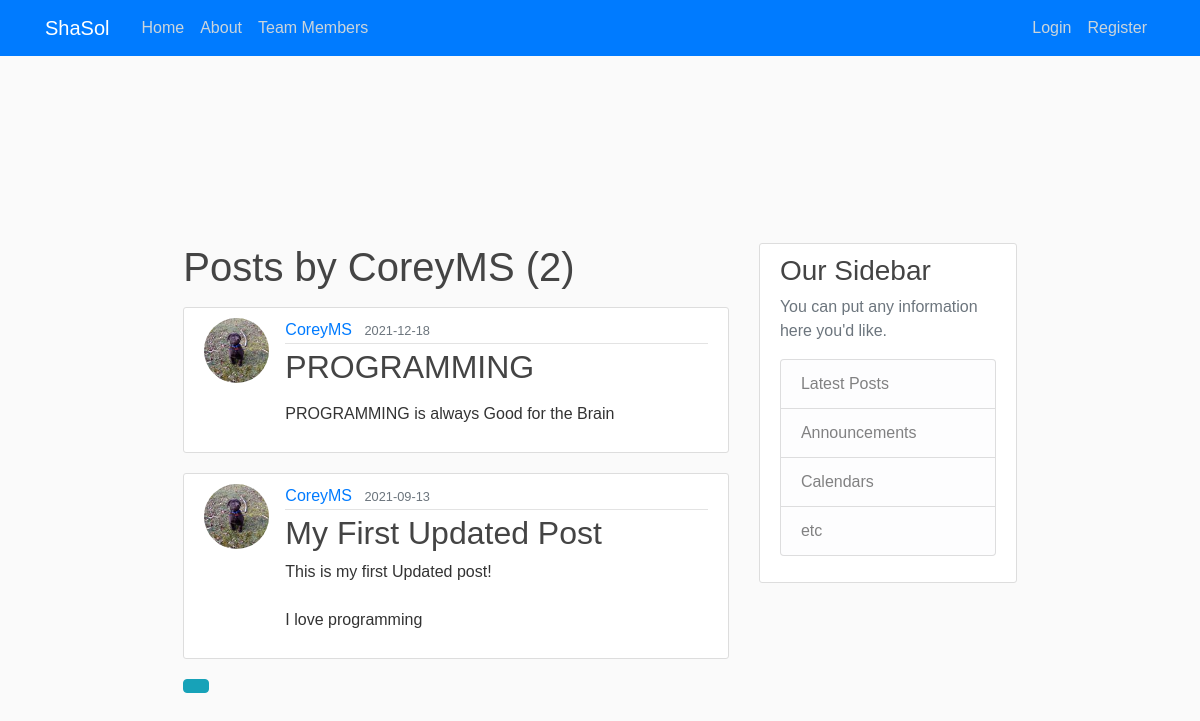
The page /user/CoreyMS on the database as committed earlier.
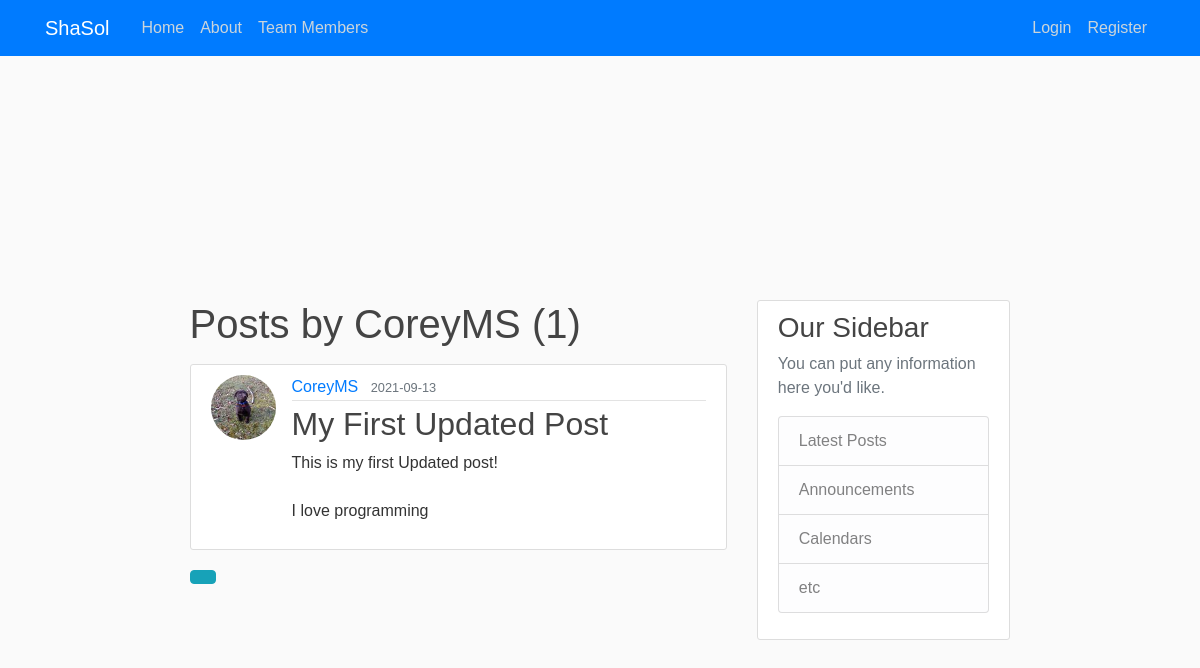
The same page on the database as committed later.
### flaskblog/models.py (models this page shows, shortened)
class Post(db.Model):
    id = db.Column(db.Integer, primary_key=True)
    title = db.Column(db.String(100), nullable=False)
    date_posted = db.Column(db.DateTime, nullable=False, default=datetime.utcnow)
    content = db.Column(db.Text, nullable=False)
    user_id = db.Column(db.Integer, db.ForeignKey('user.id'), nullable=False)

class User(db.Model, UserMixin): # class been inherite from
    id = db.Column(db.Integer, primary_key=True)
    username = db.Column(db.String(20), unique=True, nullable=False)
    email = db.Column(db.String(120), unique=True, nullable=False)
    image_file = db.Column(db.String(20), nullable=False, default='default.jpg')
    password = db.Column(db.String(60), nullable=False)
    posts = db.relationship('Post', backref='author', lazy=True)#for loading the data

### flaskblog/users/routes.py (the view)
@users.route("/user/<string:username>")
def user_posts(username):
    page = request.args.get('page', 1, type=int)
    user = User.query.filter_by(username=username).first_or_404()
    posts = Post.query.filter_by(author=user)\
        .order_by(Post.date_posted.desc())\
        .paginate(page=page, per_page=5)
    return render_template('user_posts.html', posts=posts, user=user)

### flaskblog/templates/user_posts.html
{% extends "layout.html" %}
{% block content %}
    <h1 class="mb-3">Posts by {{ user.username }} ({{ posts.total }})</h1>
    {% for post in posts.items %}
        <article class="media content-section">
            <img class="rounded-circle article-img" src="{{ url_for('static', filename='profile_pics/' + post.author.image_file) }}">
            <div class="media-body">
                <div class="article-metadata">
                    <a class="mr-2" href="{{ url_for('users.user_posts', username=post.author.username) }}">{{ post.author.username }}</a>
                    <small class="text-muted">{{ post.date_posted.strftime('%Y-%m-%d') }}</small>
                </div>
                <h2><a class="article-title" href="{{ url_for('posts.post', post_id=post.id) }}">{{ post.title }}</a></h2>
                <p class="article-content">{{ post.content |safe}}</p>
            </div>
        </article>
    {% endfor %}
    {% for page_num in posts.iter_pages(left_edge=1, right_edge=1, left_current=1, right_current=2) %}
        {% if page_num %}
            {% if posts.page == page_num %}
            <a class="btn btn-info mb-4" href="{{ url_for('users.user_posts', username=user.username, page=page_num) }}"></a>
            {% else %}
            <a class="btn btn-outline-info mb-4" href="{{ url_for('users.user_posts', username=user.username, page=page_num) }}"></a>
            {% endif %}
        {% else %}
            .....
        {% endif %}
    {% endfor %}
{% endblock content %}

Rows that differ between the two databases and show on the page:
removed Post: image_file (picture), author.username "CoreyMS", date_posted "2021-12-18", title "PROGRAMMING", content "PROGRAMMING is always Good for the Brain"
Other text that changed with them:
{{ posts.total }}: "2" → "1"
